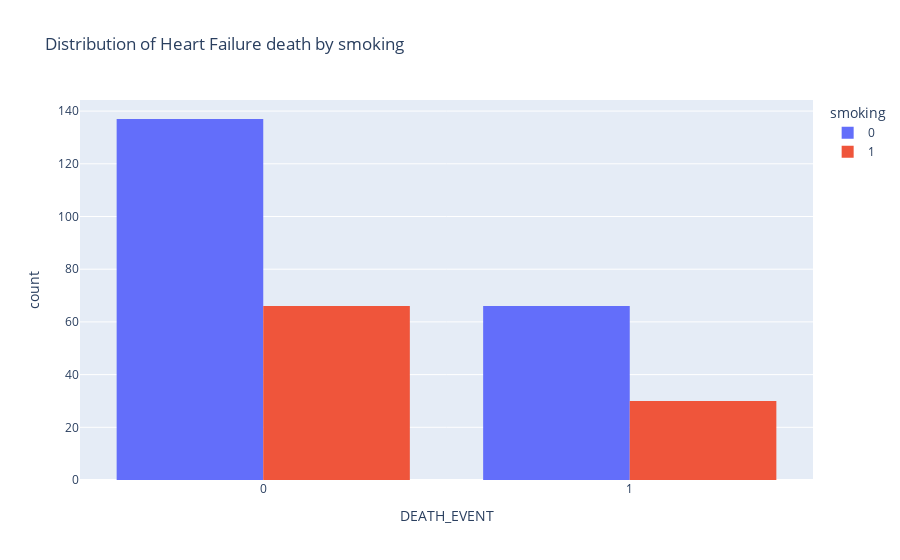

This figure's notebook cell:
### Code cell
fig = px.histogram(df, x="DEATH_EVENT", title="Distribution of Heart Failure death by smoking ", color="smoking", barmode='group', hover_data=df.columns)

fig.show()

### Figure 1 — Plotly figure (JSON) as saved in the notebook; plotly's stock layout.template omitted (floating-point values rounded to 4 significant figures; data arrays with more than 128 entries replaced by an {"elided": "..."} marker saying what was removed)
{"data": [{"alignmentgroup": "True", "bingroup": "x", "hovertemplate": "smoking=0<br>DEATH_EVENT=%{x}<br>count=%{y}<extra></extra>", "legendgroup": "0", "marker": {"color": "#636efa", "pattern": {"shape": ""}}, "name": "0", "offsetgroup": "0", "orientation": "v", "showlegend": true, "type": "histogram", "x": {"elided": "203 int values"}, "xaxis": "x", "yaxis": "y"}, {"alignmentgroup": "True", "bingroup": "x", "hovertemplate": "smoking=1<br>DEATH_EVENT=%{x}<br>count=%{y}<extra></extra>", "legendgroup": "1", "marker": {"color": "#EF553B", "pattern": {"shape": ""}}, "name": "1", "offsetgroup": "1", "orientation": "v", "showlegend": true, "type": "histogram", "x": [1, 1, 1, 1, 1, 1, 1, 1, 1, 1, 1, 1, 1, 1, 1, 1, 0, 0, 1, 1, 0, 1, 1, 0, 0, 1, 0, 1, 1, 0, 0, 0, 0, 0, 0, 1, 0, 0, 1, 0, 0, 0, 0, 0, 0, 1, 0, 0, 0, 0, 0, 0, 0, 0, 0, 0, 0, 0, 0, 0, 0, 0, 1, 1, 1, 0, 0, 0, 0, 0, 0, 0, 0, 0, 0, 0, 0, 0, 0, 0, 0, 0, 0, 0, 0, 1, 0, 0, 0, 0, 0, 0, 0, 0, 0, 0], "xaxis": "x", "yaxis": "y"}], "layout": {"autosize": true, "barmode": "group", "legend": {"title": {"text": "smoking"}, "tracegroupgap": 0}, "title": {"text": "Distribution of Heart Failure death by smoking "}, "xaxis": {"anchor": "y", "autorange": true, "domain": [0, 1], "range": [-0.5, 1.5], "title": {"text": "DEATH_EVENT"}, "type": "linear"}, "yaxis": {"anchor": "x", "autorange": true, "domain": [0, 1], "range": [0, 144.2], "title": {"text": "count"}}}}
